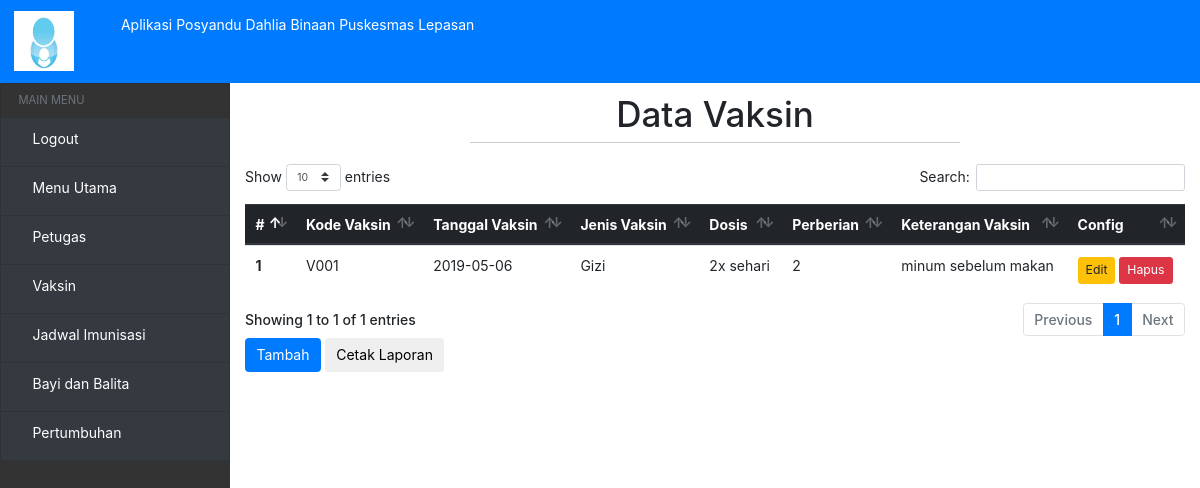
Before: /?view=vaksin (signed in) with the older database file.
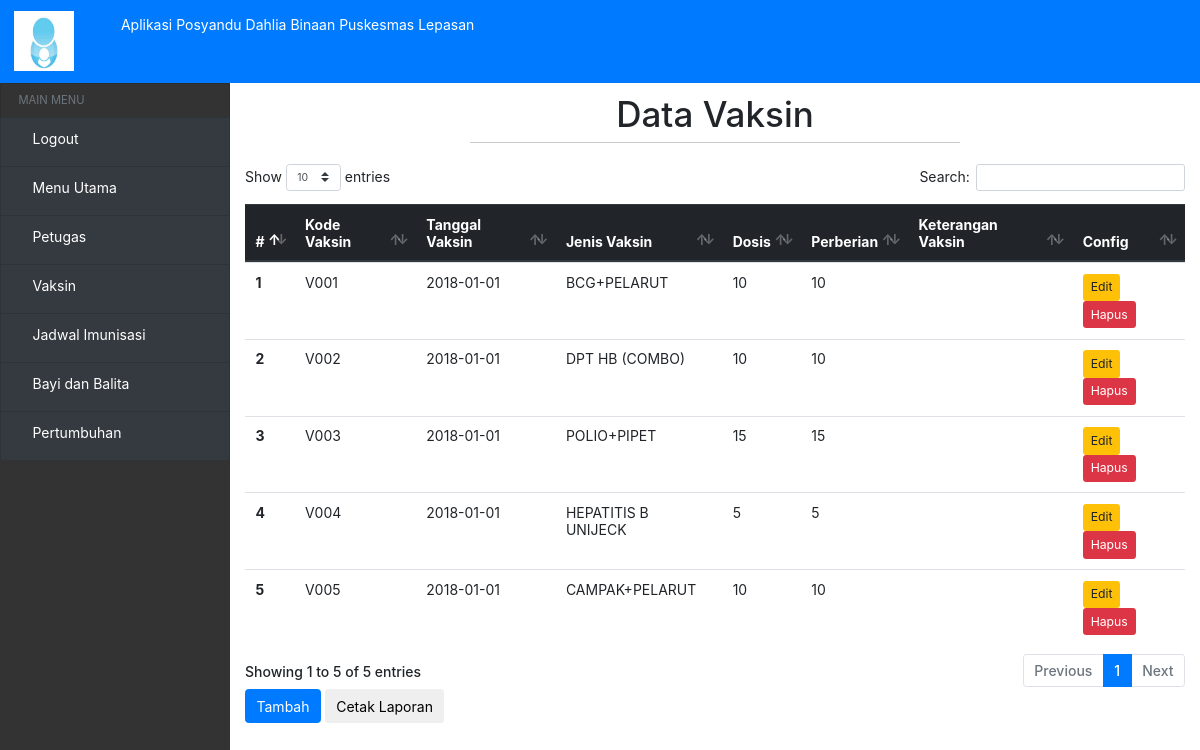
After: the same page with the newer database file.
### tables this page shows
CREATE TABLE `vaksin` (
  `Kode_vaksin` varchar(10) NOT NULL,
  `tanggal` date NOT NULL,
  `Nama_vaksin` varchar(20) NOT NULL,
  `Dosis` text NOT NULL,
  `perberian` int(5) NOT NULL,
  `Keterangan_vaksin` text NOT NULL
);

### config/config.php (called while the page is built, shortened)
<?php
function base_url($url = null ) {
	$base_url = "http://localhost/Aplikasi_posyandu/";
	if ($url != null ) {
		return $base_url."/".$url;
	} else  {
			return $base_url;
	}
}

### models/admin.php (called while the page is built, shortened)
<?php
class Admin
{
  private $mysqli;
  function __construct($mysqli)
  {
    $this->mysqli = $mysqli;
  }
public function showVaksin(){
  $db = $this->mysqli->conn;
  $sql = "SELECT * FROM vaksin";
  $query = $db->query($sql);
  return $query;
}
}
?>

### view/vaksin/vaksin.php (the view, shortened to what this page needs)
<?php if (@$_SESSION['user']) { ?>
<div class="header-hal">
    <h1>Data Vaksin</h1>
    <hr>
</div>
<div class="table-responsive">
<table class="table" id="table">
  <thead class="thead-dark">
    <tr>
      <th scope="col">#</th>
      <th scope="col">Kode Vaksin</th>
      <th scope="col">Tanggal Vaksin</th>
      <th scope="col">Jenis Vaksin</th>
      <th scope="col">Dosis</th>
      <th scope="col">Perberian</th>
      <th scope="col">Keterangan Vaksin</th>
      <?php if (@$_SESSION['hak_akses'] == 0) { ?>
      <th scope="col">Config</th>
      <?php } ?>
    </tr>
  </thead>
  <tbody>
      <?php
     $data = $objAdmin->showVaksin();
     $no = 1;
     while ($a = $data->fetch_object()) {
         ?>
    <tr>
      <th scope="row"><?= $no ?></th>
      <td><?= $a->Kode_vaksin; ?></td>
      <td><?= $a->tanggal; ?></td>
      <td><?= $a->Nama_vaksin; ?></td>
      <td><?= $a->Dosis; ?></td>
      <td><?= $a->perberian; ?></td>
      <td><?= $a->Keterangan_vaksin; ?></td>
      <?php if (@$_SESSION['hak_akses'] == 0) { ?>
      <td>
          <a href="?view=rubah-vaksin&kode=<?=$a->Kode_vaksin; ?>" class="btn btn-sm btn-warning">Edit</a>
          <a href="?view=hapus-vaksin&kode=<?=$a->Kode_vaksin; ?>" class="btn btn-sm btn-danger">Hapus</a>
      </td>
      <?php } ?>
    </tr>
    <?php
     $no++;
     }
     ?>
  </tbody>
</table>
</div>
<?php if (@$_SESSION['hak_akses'] == 0) { ?>
<a href="?view=tambah-vaksin">
    <button type="button" class="btn btn-primary">Tambah</button>
</a>
<a href="view/laporan/laporan-vaksin.php">
    <button type="button" class="btn btn-default">Cetak Laporan</button>
</a>
<?php } ?>
<?php } ?>

### index.php (shortened to what this page needs)
<?php
require_once 'config/config.php';
include('models/admin.php');
?>
<html lang="en" dir="ltr">
  <head>
    <link rel="stylesheet" href="<?=base_url();?>assets/css/bootstrap.min.css">
    <link rel="stylesheet" href="<?=base_url();?>assets/css/home.css">
    <link rel="stylesheet" type="text/css" href="<?php echo base_url(); ?>assets/DataTables/datatables.min.css"/>
  </head>
  <body>
    <nav class="navbar navbar-expand-md navbar-dark bg-primary">
      <a class="navbar-brand" href="#">
        <img src="assets/image/posyandu.jpg" width="60" height="60" class="d-inline-block align-top" alt="">
        <span class="menu-collapsed ml-5">Aplikasi Posyandu Dahlia Binaan Puskesmas Lepasan</span>
      </a>
    </nav>
    <div class="row" id="body-row">
        <div id="sidebar-container" class="sidebar-expanded d-none d-md-block">
            <ul class="list-group">
                <li class="list-group-item sidebar-separator-title text-muted d-flex align-items-center menu-collapsed">
                    <small>MAIN MENU</small>
                </li>
                  <?php if (@$_SESSION['user']) { ?>
                    <a href="?view=logout-admin" aria-expanded="false" class="bg-dark list-group-item list-group-item-action flex-column align-items-start">
                      <div class="d-flex w-100 justify-content-start align-items-center">
                        <span class="menu-collapsed">Logout</span>
                      </div>
                    </a>
                  <?php } ?>
                <a href="?view=home" aria-expanded="false" class="bg-dark list-group-item list-group-item-action flex-column align-items-start">
                    <div class="d-flex w-100 justify-content-start align-items-center">
                        <span class="menu-collapsed">Menu Utama</span>
                    </div>
                </a>
                <?php if (@$_SESSION['user']) { ?>
                <?php if (@$_SESSION['hak_akses'] == 0) { ?>
                <a href="?view=petugas"  aria-expanded="false" class="bg-dark list-group-item list-group-item-action flex-column align-items-start">
                    <div class="d-flex w-100 justify-content-start align-items-center">
                        <span class="menu-collapsed">Petugas</span>
                    </div>
                </a>
                <a href="?view=vaksin"  aria-expanded="false" class="bg-dark list-group-item list-group-item-action flex-column align-items-start">
                    <div class="d-flex w-100 justify-content-start align-items-center">
                        <span class="menu-collapsed">Vaksin</span>
                    </div>
                </a>
                <?php } ?>
                <a href="?view=jadwal-imunisasi"  aria-expanded="false" class="bg-dark list-group-item list-group-item-action flex-column align-items-start">
                    <div class="d-flex w-100 justify-content-start align-items-center">
                        <span class="menu-collapsed">Jadwal Imunisasi</span>
                    </div>
                </a>
                <a href="?view=bayi" aria-expanded="false" class="bg-dark list-group-item list-group-item-action flex-column align-items-start">
                    <div class="d-flex w-100 justify-content-start align-items-center">
                        <span class="menu-collapsed">Bayi dan Balita</span>
                    </div>
                </a>
                <a href="?view=pertumbuhan" aria-expanded="false" class="bg-dark list-group-item list-group-item-action flex-column align-items-start">
                    <div class="d-flex w-100 justify-content-start align-items-center">
                        <span class="menu-collapsed">Pertumbuhan</span>
                    </div>
                </a>
              <?php } ?>
            </ul>
        </div>
        <div class="col">
            <h1>
                <?php include('page/page.php'); ?>
            </h1>
        </div>
    </div>
</body>
</html>

### page/page.php (shortened to what this page needs)
<?php
if (@$_GET['view'] == '' || @$_GET['view'] == 'home')
{
    include 'view/home.php';
}
elseif (@$_GET['view'] == 'petugas')
{
    include 'view/petugas/petugas.php';
}
elseif (@$_GET['view'] == 'tambah-petugas')
{
    include 'view/petugas/tambah-petugas.php';
}
elseif (@$_GET['view'] == 'rubah-petugas')
{
    include 'view/petugas/rubah-petugas.php';
}
elseif (@$_GET['view'] == 'vaksin')
{
    include 'view/vaksin/vaksin.php';
}
elseif (@$_GET['view'] == 'tambah-vaksin')
{
    include 'view/vaksin/tambah-vaksin.php';
}
elseif (@$_GET['view'] == 'rubah-vaksin')
{
    include 'view/vaksin/rubah-vaksin.php';
}
elseif (@$_GET['view'] == 'jadwal-imunisasi')
{
    include 'view/jadwal-imunisasi/jadwal-imunisasi.php';
}
elseif (@$_GET['view'] == 'tambah-imunisasi')
{
    include 'view/jadwal-imunisasi/tambah-imunisasi.php';
}
elseif (@$_GET['view'] == 'rubah-imunisasi')
{
    include 'view/jadwal-imunisasi/rubah-imunisasi.php';
}
elseif (@$_GET['view'] == 'bayi')
{
    include 'view/bayi-belita/bayi.php';
}
elseif (@$_GET['view'] == 'tambah-bayi')
{
    include 'view/bayi-belita/tambah-bayi.php';
}
elseif (@$_GET['view'] == 'rubah-bayi')
{
    include 'view/bayi-belita/rubah-bayi.php';
}
elseif (@$_GET['view'] == 'pertumbuhan')
{
    include 'view/pertumbuhan-bayi/pertumbuhan.php';
}
elseif (@$_GET['view'] == 'tambah-pertumbuhan')
{
    include 'view/pertumbuhan-bayi/tambah-pertumbuhan.php';
}
elseif (@$_GET['view'] == 'rubah-pertumbuhan')
{
    include 'view/pertumbuhan-bayi/rubah-pertumbuhan.php';
}
elseif (@$_GET['view'] == 'login-admin')
{
    include 'view/login.php';
}
elseif (@$_GET['view'] == 'register-admin')
{
    include 'view/register.php';
}
elseif (@$_GET['view'] == 'logout-admin')
{
    $objAdmin->logout();
    echo '<script>
    window.location="?view=login-admin";
     </script>';
}
elseif (@$_GET['view'] == 'login-pengguna')
{
    include 'view/login-pengguna.php';
}
elseif (@$_GET['view'] == 'register-pengguna')
{
    include 'view/register-pengguna.php';
}
elseif (@$_GET['view'] == 'logout-pengguna')
{
    $objAdmin->logout();
    echo '<script>
    window.location="?view=login-pengguna";
     </script>';
}
elseif (@$_GET['view'] == 'grafik')
{
    include 'view/pertumbuhan-bayi/grafik.php';
}
else
{
  include 'view/404.php';
}

### assets/css/home.css (style rules this page uses)
.header-hal { width: 100%; text-align: center; margin-top: 10px; }
hr { height: 1px; border-top: 1px solid #ccc; margin: auto; width: 50%; padding: 10px; }
.view-buku th, td { text-align: left; padding: 8px; }

### index.php (style rules this page uses)
* { font-size: 14px; }
#body-row { margin-left:0; margin-right:0; }
#sidebar-container { min-height: 100vh; background-color: #333; padding: 0; }
.sidebar-expanded { width: 230px; }
#sidebar-container .list-group a { height: 50px; color: white; }
.sidebar-separator-title { background-color: #333; height: 35px; }

Changed rows visible on the page:
changed vaksin "V001": tanggal "2019-05-06" → "2018-01-01"; Nama_vaksin "Gizi" → "BCG+PELARUT"; Dosis "2x sehari" → "10"; perberian "2" → "10"; Keterangan_vaksin "minum sebelum makan" → (not shown)
added vaksin: Kode_vaksin "V002", tanggal "2018-01-01", Nama_vaksin "DPT HB (COMBO)", Dosis "10", perberian "10"
added vaksin: Kode_vaksin "V003", tanggal "2018-01-01", Nama_vaksin "POLIO+PIPET", Dosis "15", perberian "15"
added vaksin: Kode_vaksin "V004", tanggal "2018-01-01", Nama_vaksin "HEPATITIS B UNIJECK", Dosis "5", perberian "5"
added vaksin: Kode_vaksin "V005", tanggal "2018-01-01", Nama_vaksin "CAMPAK+PELARUT", Dosis "10", perberian "10"
Other visible differences:
text written by a page script: "Show entries Search: Showing 1 to 1 of 1 entries Previous 1 Next" → "Show entries Search: Showing 1 to 5 of 5 entries Previous 1 Next"
